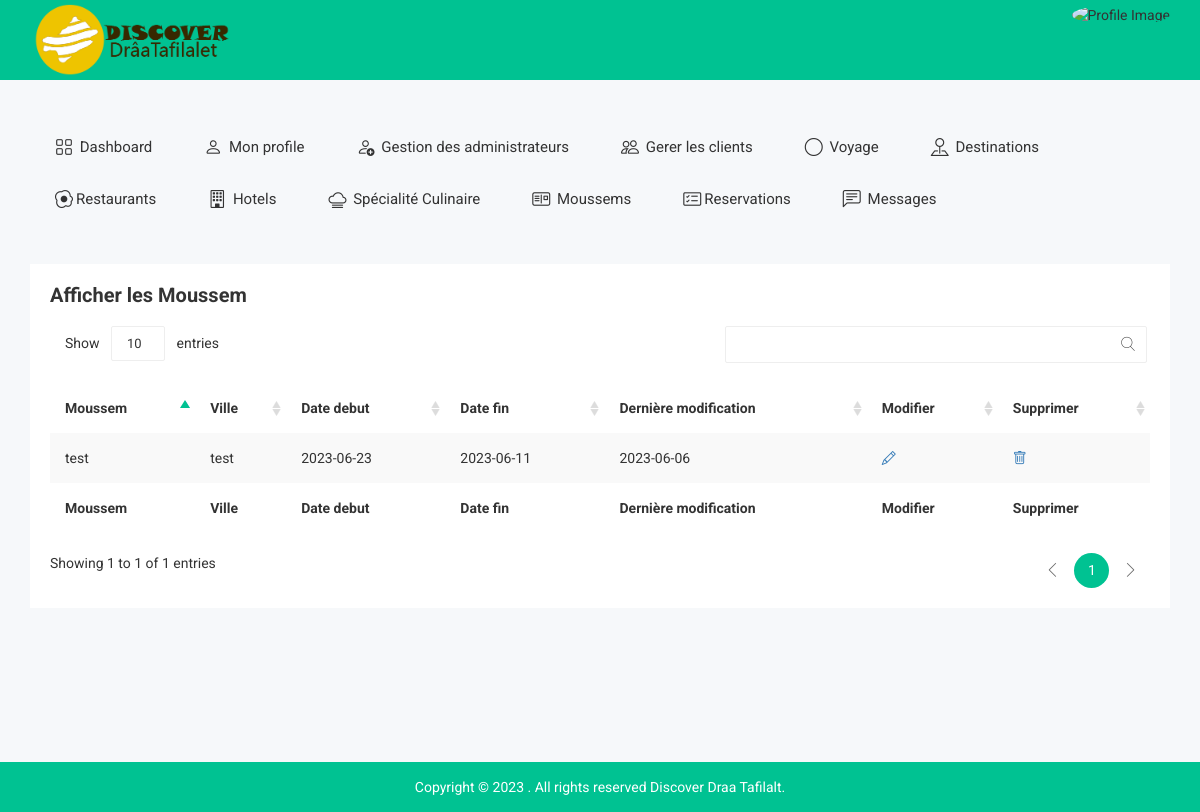
Screenshot of /affich-moussem.php (signed in) with the database file from the repository.
### tables this page shows
CREATE TABLE `moussem` (
  `id-mous` int(255) NOT NULL,
  `nom` varchar(100) NOT NULL,
  `ville` varchar(100) NOT NULL,
  `description` varchar(10000) NOT NULL,
  `location` varchar(1000) NOT NULL,
  `date-debut` date NOT NULL,
  `date-fin` date NOT NULL,
  `img1` varchar(255) NOT NULL,
  `img2` varchar(255) NOT NULL,
  `img3` varchar(255) NOT NULL,
  `date-add` date NOT NULL
);

### affich-moussem.php (the view, shortened to what this page needs)
<?php
include 'connection.php';
$sql = 'SELECT *
		FROM moussem';
 $statement = $pdo->query($sql);
 $publishers = $statement->fetchAll(PDO::FETCH_ASSOC);
?>
<!doctype html>
<html class="no-js" lang="">
<head>
    <link rel="stylesheet" href="https://cdn.jsdelivr.net/npm/bootstrap-icons@1.10.5/font/bootstrap-icons.css">
        <link rel="stylesheet" href="css/bootstrap.min.css">
        <link rel="stylesheet" href="css/font-awesome.min.css">
        <link rel="stylesheet" href="css/owl.carousel.css">
        <link rel="stylesheet" href="css/owl.theme.css">
        <link rel="stylesheet" href="css/owl.transitions.css">
        <link rel="stylesheet" href="css/meanmenu/meanmenu.min.css">
        <link rel="stylesheet" href="css/animate.css">
        <link rel="stylesheet" href="css/normalize.css">
        <link rel="stylesheet" href="css/wave/waves.min.css">
        <link rel="stylesheet" href="css/wave/button.css">
        <link rel="stylesheet" href="css/scrollbar/jquery.mCustomScrollbar.min.css">
        <link rel="stylesheet" href="css/notika-custom-icon.css">
        <link rel="stylesheet" href="css/jquery.dataTables.min.css">
        <link rel="stylesheet" href="css/main.css">
        <link rel="stylesheet" href="style.css">
        <link rel="stylesheet" href="css/responsive.css">
</head>
<body>
    <?php include 'tophead.php' ?>
    <div class="main-menu-area mg-tb-40">
    </div>
    <div class="notika-status-area">
        <div class="container">
            <div class="row">
                <div class="col-lg-12 col-md-12 col-sm-12 col-xs-12">
                    <div class="data-table-list">
                        <div class="basic-tb-hd">
                            <h2>Afficher les Moussem</h2>
                        </div>
                        <div class="table-responsive">
                            <table id="data-table-basic" class="table table-striped">
                                <thead>
                                    <tr>
                                        <th>Moussem</th>
                                        <th>Ville</th>
                                        <th>Date debut</th>
                                        <th>Date fin</th>
                                        <th>Dernière modification</th>
                                        <th>Modifier</th>
                                        <th>Supprimer</th>
                                    </tr>
                                </thead>
                                <tbody>
                                <?php
                                if ($publishers) {
                                    foreach ($publishers as $publisher) {?>
                                    <tr>
                                        <td><?php  echo $publisher['nom'] ?></td>
                                        <td><?php  echo $publisher['ville'] ?></td>
                                        <td><?php  echo $publisher['date-debut'] ?></td>
                                        <td><?php  echo $publisher['date-fin'] ?></td>
                                        <td><?php  echo $publisher['date-add'] ?></td>
                                        <td><a href="update-moussem.php?modi=<?php echo $publisher['id-mous'] ?>"> <i class="bi bi-pencil"></i></a></td>
                                        <td><a href="delete-moussem.php?id=<?php echo $publisher['id-mous'] ?>"><i class="bi bi-trash"></i></a></td>
                                    </tr>
                               <?php }}
                                ?>
                                </tbody>
                                <tfoot>
                                    <tr>
                                    <th>Moussem</th>
                                        <th>Ville</th>
                                        <th>Date debut</th>
                                        <th>Date fin</th>
                                        <th>Dernière modification</th>
                                        <th>Modifier</th>
                                        <th>Supprimer</th>
                                    </tr>
                                </tfoot>
                            </table>
                        </div>
                    </div>
                </div>
            </div>
        </div>
    </div>
    <div class="footer-copyright-area">
        <div class="container">
            <div class="row">
                <div class="col-lg-12 col-md-12 col-sm-12 col-xs-12">
                    <div class="footer-copy-right">
                        <p>Copyright © 2023
. All rights reserved Discover Draa Tafilalt.</p>
                    </div>
                </div>
            </div>
        </div>
    </div>
</body>
</html>

### css/main.css (style rules this page uses)
html { color: #222; font-size: 1em; line-height: 1.4; }

### rows the page displays
moussem: nom "test", ville "test", value "2023-06-23", value "2023-06-11", value "2023-06-06"
